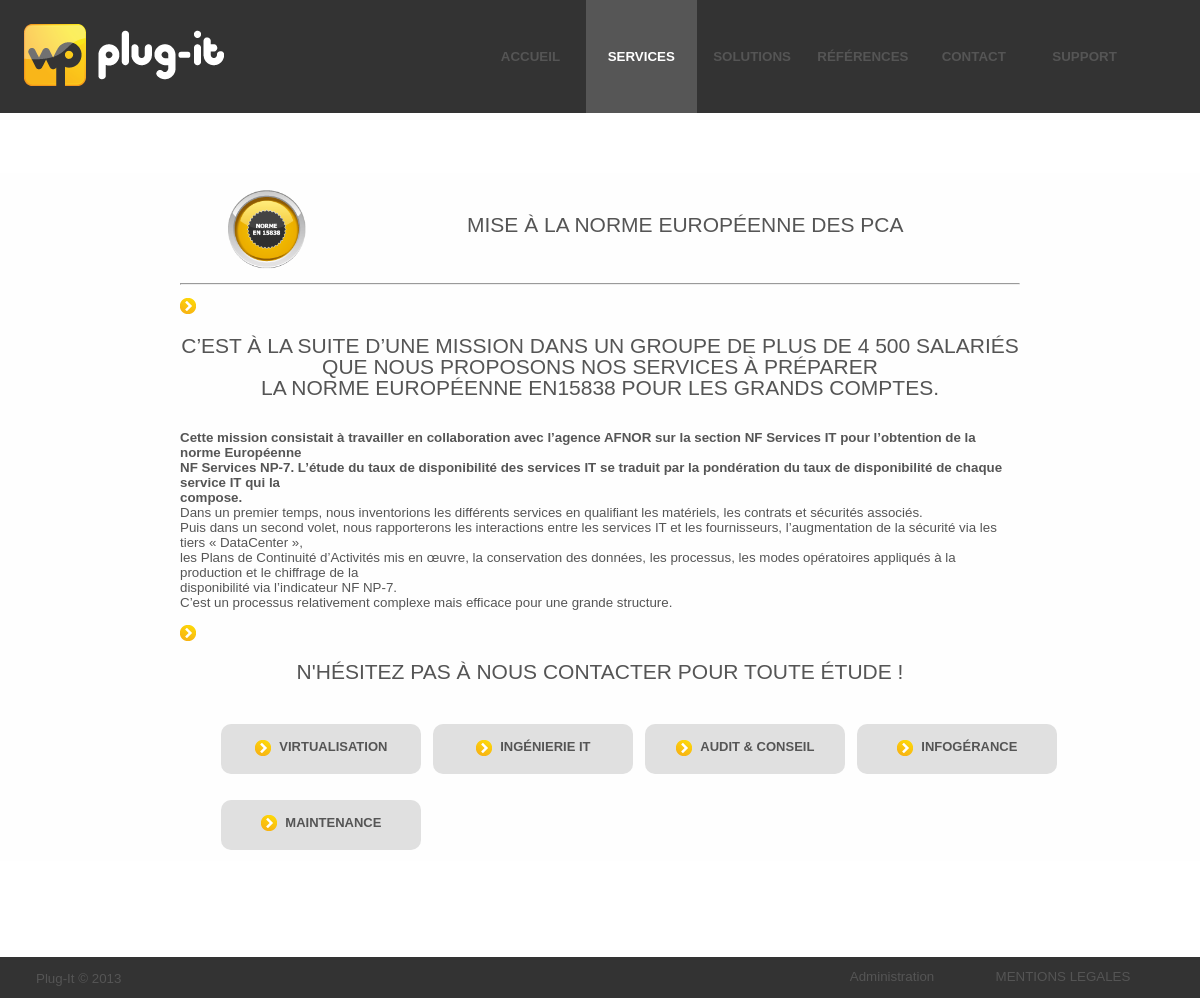
Page /index.php?page=services&mode=viewone&id=7 on the earlier database version.
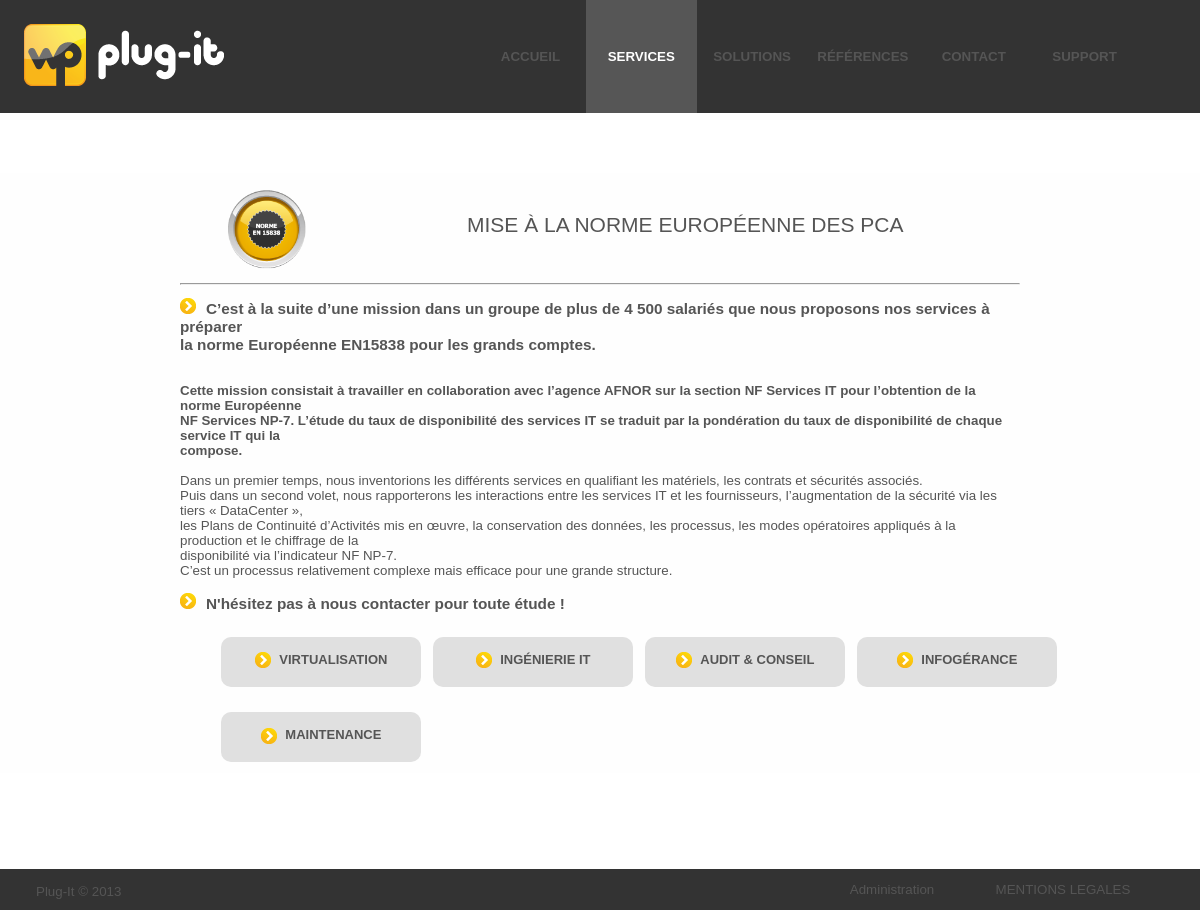
Same page on the later database version.
### tables this page shows
CREATE TABLE IF NOT EXISTS `services` (
  `id` int(11) NOT NULL AUTO_INCREMENT,
  `titre` varchar(100) NOT NULL,
  `corps` text NOT NULL,
  `image` varchar(100) NOT NULL,
  `subtitre` varchar(50) NOT NULL,
  `date` timestamp NOT NULL DEFAULT CURRENT_TIMESTAMP,
  PRIMARY KEY (`id`)
);

### Include/invite/services.php (the view, shortened to what this page needs)
<?php
	switch($_GET['mode'])
	{
		case 'viewone':
			if(isset($_GET['id']))
			{
				$retour = mysql_query("SELECT count(id) as cpt FROM services WHERE id='".$_GET["id"]."'")or die('Erreur SQL !<br />'.mysql_error());
				$donnees = mysql_fetch_array($retour);
				if($donnees['cpt'] == 1)
				{
					$retour = mysql_query("SELECT * FROM services WHERE id='".$_GET['id']."'") or die('Erreur SQL !<br />'.mysql_error());
					$donnees = mysql_fetch_array($retour);
					echo '<div style="margin:auto;width:70%;">
						<table>
							<tr>
								<td><img src="'.$donnees['image'].'" style="width:60%;"/></td>
								<td><h2>'.$donnees['titre'].'</h2></td>
							</tr>
						</table>
						<hr/>
						'.$donnees['corps'].'
						</div>';
					$retour = mysql_query("SELECT * FROM services WHERE id<>'".$_GET['id']."' ORDER BY date DESC LIMIT 10")or die('Erreur SQL !<br />'.mysql_error());
					$i=1;
					echo'<div style="margin:auto;width:65%;">
					<table cellspacing="10">';
					while ($donnees = mysql_fetch_array($retour))
						{
							if($i == 1)
								echo '<tr>';
							echo '<td>
							<div class="blocklink" onclick="location.href=\'Index.php?page=services&mode=viewone&id='.$donnees['id'].'\'">
								<p style="text-align:center;position:relative;top:30%;">
									<img src="images/fleche.png" style="vertical-align:middle;"/> <span style="font-size:13px;font-weight:bold;margin-left:5px;text-transform:uppercase;">'.$donnees['subtitre'].'</span>
								</p>
							</div></td>';
							$i++;
							if($i > 4)
							{
								$i=1;
								echo '</tr>';
							}
						}
					echo '</table>
				</div>';
				}
				else
					echo '<p>Erreur</p>';
			}
			else
				echo '<p>Erreur</p>';
		break;
	}

Differences in the rows shown:
changed services "MISE À LA NORME EUROPÉENNE DES PCA": corps "C’EST À LA SUITE D’UNE MISSION DANS UN GROUPE DE PLUS DE 4 500 SALARIÉS QUE NOUS PROPOSONS NOS SERVICES À PRÉPARER LA NORME EUROPÉENNE EN15838 POUR LES GRANDS COMPTES. Cette mission consistait à travailler en collaboration avec l’agence AFNOR sur la section NF Services IT pour l’obtention de la norme Européenne NF Services NP-7. L’étude du taux de disponibilité des services IT se traduit par la pondération du taux de disponibilité de chaque service IT qui la compose. Dans un premier temps, nous inventorions les différents services en qualifiant les matériels, les contrats et sécurités associés. Puis dans un second volet, nous rapporterons les interactions entre les services IT et les…" → "C’est à la suite d’une mission dans un groupe de plus de 4 500 salariés que nous proposons nos services à préparer la norme Européenne EN15838 pour les grands comptes. Cette mission consistait à travailler en collaboration avec l’agence AFNOR sur la section NF Services IT pour l’obtention de la norme Européenne NF Services NP-7. L’étude du taux de disponibilité des services IT se traduit par la pondération du taux de disponibilité de chaque service IT qui la compose. Dans un premier temps, nous inventorions les différents services en qualifiant les matériels, les contrats et sécurités associés. Puis dans un second volet, nous rapporterons les interactions entre les services IT et les…"
